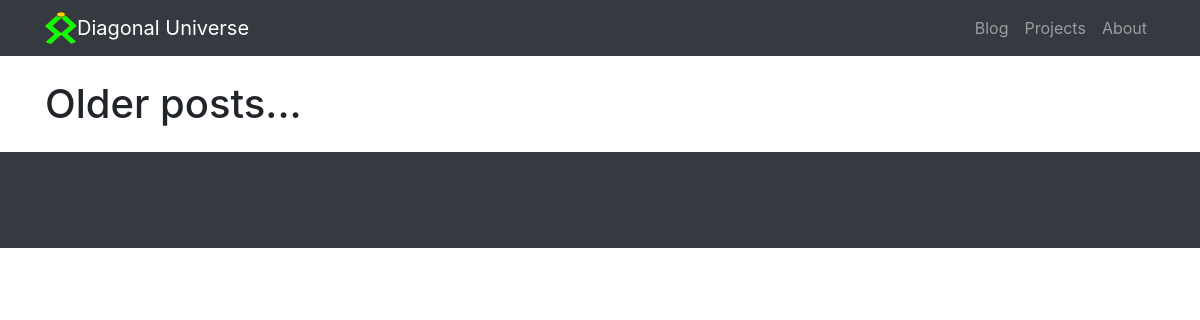
Page /project_list/ on the earlier database version.
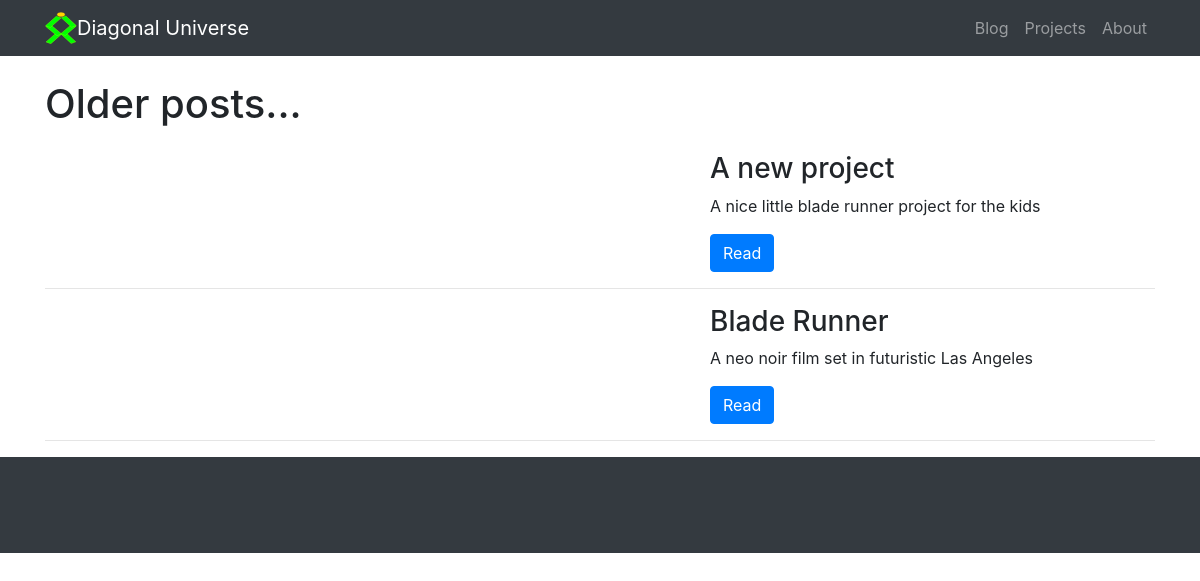
Same page on the later database version.
### post/models.py (models this page shows)
class Post(models.Model):
    TECH = 'Tech'
    TUTORIALS = 'Tutorials'
    PROJECTS = 'Projects'
    COMPUTING = 'Computing'
    CULTURE = 'Culture'
    CATEGORYS = (
        (TECH, 'Tech'),
        (TUTORIALS, 'Tutorials'),
        (PROJECTS, 'Projects'),
        (COMPUTING, 'Computing'),
        (CULTURE, 'Culture'),
    )
    title = models.CharField(max_length=100)
    slug = models.SlugField(max_length=100, default="None")
    subtitle = models.TextField(max_length=300, default="No subtitle")
    category = models.CharField(max_length=20, choices=CATEGORYS, default=TECH)
    date = models.DateField(default=datetime.now)
    topImage = models.CharField(max_length=100, default="No image")
    topImageDescription = models.CharField(max_length=100, default="Description of picture")
    text1 = models.TextField(max_length=3000, default="No text")
    middleImage = models.CharField(max_length=100, default="No image")
    middleImageDescription = models.CharField(max_length=300, default="Description of picture")
    text2 = models.TextField(max_length=3000, default="No text")
    extraImage1 = models.CharField(max_length=100, default="No image")
    extraImage1Description = models.CharField(max_length=100, default="Description of picture")
    extraImage2 = models.CharField(max_length=100, default="No image")
    extraImage2Description = models.CharField(max_length=100, default="Description of picture")
    extraImage3 = models.CharField(max_length=100, default="No image")
    extraImage3Description = models.CharField(max_length=100, default="Description of picture")
    video = models.CharField(max_length=100, default="No video for this post")
    repo = models.CharField(max_length=100, default="No repo for this post")
    references = models.TextField(max_length=1000, default="No references")

### post/views.py (the view)
# urls.py: path("project_list/", views.project_list, name="project_list"),
def project_list(request):
    postList = Post.objects.filter(category = 'Projects')
    return render(request, "post/post_list.html", {'postList': postList})

### post/templates/post/post_list.html (shortened to what this page needs)
{% extends 'base.html' %}
{% block post_list %}
<div class="container">
    <h1 class="my-4">Older posts...
    </h1>
    {% for post in postList %}
    <div class="row">
        <div class="col-md-7">
        </div>
        <div class="col-md-5">
            <h3>{{ post.title }}</h3>
            <p>{{ post.subtitle }}</p>
            <a class="btn btn-primary" href="{% url 'old_post' slug=post.slug %}">Read</a>
        </div>
    </div>
    <hr>
    {% endfor %}
</div>
{% endblock %}

### templates/base.html (shortened to what this page needs)
<!DOCTYPE html>
<html lang="en">
<head>
  {% load static %}
  <link href="{% static 'vendor/bootstrap/css/bootstrap.min.css' %}" rel="stylesheet">
  <link href="{% static 'css/blog-post.css' %}" rel="stylesheet">
  <link href="{% static 'css/styles.css' %}" rel="stylesheet">
</head>
<body>
  {% block post_list %}
  {% endblock %}
  <nav class="navbar navbar-expand-lg navbar-dark bg-dark fixed-top">
    <div class="container">
      <img src="{% static 'icon.svg' %}" alt="" height="32" width="32" />
      <a class="navbar-brand" href="{% url 'index' %}">Diagonal Universe</a>
      <div class="collapse navbar-collapse" id="navbarResponsive">
        <ul class="navbar-nav ml-auto">
          <li class="nav-item">
            <a class="nav-link" href="{% url 'index' %}">Blog
            </a>
          </li>
          <li class="nav-item">
            <a class="nav-link" href="{% url 'project_list' %}">Projects</a>
          </li>
          <li class="nav-item">
            <a class="nav-link" href="{% url 'about' %}">About</a>
          </li>
        </ul>
      </div>
    </div>
  </nav>
  <footer class="py-5 bg-dark">
  </footer>
</body>
</html>

### static/css/blog-post.css (style rules this page uses)
body { padding-top: 56px; }

Differences in the rows shown:
added Post: title "A new project", subtitle "A nice little blade runner project for the kids"
added Post: title "Blade Runner", subtitle "A neo noir film set in futuristic Las Angeles"
